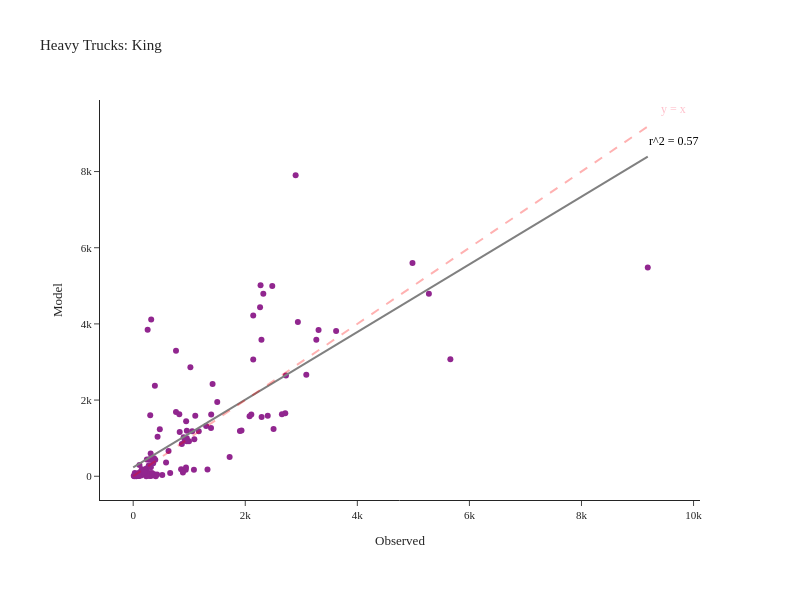

The notebook cell saved with this chart:
### Code cell
fig = create_truck_chart(df_daily_heavy, 'Heavy', 'King')
fig.show()

### Figure 1 — Plotly figure (JSON) as saved in the notebook; plotly's stock layout.template omitted (floating-point values rounded to 4 significant figures; data arrays with more than 128 entries replaced by an {"elided": "..."} marker saying what was removed)
{"data": [{"customdata": {"elided": "132x2 str values"}, "hovertemplate": "Observed=%{x}<br>Model=%{y}<br>location=%{customdata[0]}<br>County=%{customdata[1]}<extra></extra>", "legendgroup": "", "line": {"color": "Grey", "width": 2}, "marker": {"color": "#91268F", "symbol": "circle"}, "mode": "markers", "name": "", "orientation": "v", "showlegend": false, "type": "scatter", "x": {"elided": "132 int values"}, "xaxis": "x", "y": {"elided": "132 int values"}, "yaxis": "y"}, {"hovertemplate": "Observed=%{x}<br>Model=%{y}<extra></extra>", "legendgroup": "", "line": {"color": "Grey", "dash": "solid", "width": 2}, "marker": {"symbol": "circle"}, "mode": "lines", "name": "", "orientation": "v", "showlegend": false, "type": "scatter", "x": [0.0, 92.76, 185.5, 278.3, 371.0, 463.8, 556.5, 649.3, 742.1, 834.8, 927.6, 1020.0, 1113.0, 1206.0, 1299.0, 1391.0, 1484.0, 1577.0, 1670.0, 1762.0, 1855.0, 1948.0, 2041.0, 2133.0, 2226.0, 2319.0, 2412.0, 2504.0, 2597.0, 2690.0, 2783.0, 2875.0, 2968.0, 3061.0, 3154.0, 3247.0, 3339.0, 3432.0, 3525.0, 3618.0, 3710.0, 3803.0, 3896.0, 3989.0, 4081.0, 4174.0, 4267.0, 4360.0, 4452.0, 4545.0, 4638.0, 4731.0, 4823.0, 4916.0, 5009.0, 5102.0, 5194.0, 5287.0, 5380.0, 5473.0, 5565.0, 5658.0, 5751.0, 5844.0, 5936.0, 6029.0, 6122.0, 6215.0, 6308.0, 6400.0, 6493.0, 6586.0, 6679.0, 6771.0, 6864.0, 6957.0, 7050.0, 7142.0, 7235.0, 7328.0, 7421.0, 7513.0, 7606.0, 7699.0, 7792.0, 7884.0, 7977.0, 8070.0, 8163.0, 8255.0, 8348.0, 8441.0, 8534.0, 8626.0, 8719.0, 8812.0, 8905.0, 8997.0, 9090.0, 9183.0], "xaxis": "x", "y": [235.3, 317.6, 400.0, 482.4, 564.8, 647.2, 729.6, 811.9, 894.3, 976.7, 1059.0, 1141.0, 1224.0, 1306.0, 1389.0, 1471.0, 1553.0, 1636.0, 1718.0, 1801.0, 1883.0, 1965.0, 2048.0, 2130.0, 2212.0, 2295.0, 2377.0, 2460.0, 2542.0, 2624.0, 2707.0, 2789.0, 2871.0, 2954.0, 3036.0, 3119.0, 3201.0, 3283.0, 3366.0, 3448.0, 3531.0, 3613.0, 3695.0, 3778.0, 3860.0, 3942.0, 4025.0, 4107.0, 4190.0, 4272.0, 4354.0, 4437.0, 4519.0, 4601.0, 4684.0, 4766.0, 4849.0, 4931.0, 5013.0, 5096.0, 5178.0, 5261.0, 5343.0, 5425.0, 5508.0, 5590.0, 5672.0, 5755.0, 5837.0, 5920.0, 6002.0, 6084.0, 6167.0, 6249.0, 6331.0, 6414.0, 6496.0, 6579.0, 6661.0, 6743.0, 6826.0, 6908.0, 6991.0, 7073.0, 7155.0, 7238.0, 7320.0, 7402.0, 7485.0, 7567.0, 7650.0, 7732.0, 7814.0, 7897.0, 7979.0, 8062.0, 8144.0, 8226.0, 8309.0, 8391.0], "yaxis": "y"}], "layout": {"annotations": [{"align": "right", "font": {"color": "pink", "size": 12}, "showarrow": false, "text": "y = x", "x": 9642.0, "y": 9642.0}, {"align": "right", "font": {"color": "black", "size": 12}, "showarrow": false, "text": "r^2 = 0.57", "x": 9642.0, "y": 8811.0}], "height": 600, "legend": {"tracegroupgap": 0}, "margin": {"b": 100, "l": 100, "r": 100, "t": 100}, "shapes": [{"line": {"color": "Red", "dash": "dash", "width": 2}, "type": "line", "x0": 0, "x1": 9183, "y0": 0, "y1": 9183}], "title": {"text": "Heavy Trucks: King"}, "width": 800, "xaxis": {"anchor": "y", "domain": [0.0, 1.0], "title": {"text": "Observed"}}, "yaxis": {"anchor": "x", "domain": [0.0, 1.0], "title": {"text": "Model"}}}}
